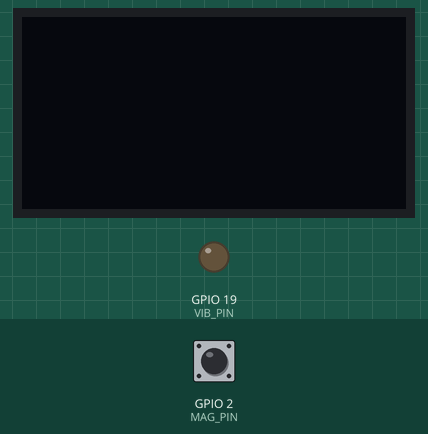
Recording of a sketch running on a simulated ESP32. Shown: 128×64 one-colour display, output pins drawn as LEDs (lit = HIGH). Inputs (shaded band) come from the test bench; at power-on: GPIO 2 (MAG_PIN) HIGH. Random numbers use the default seed unless the sketch sets one; the audio player accepts every command and is not drawn.

Above: at 1.7 s.
1.8 s: GPIO 2 (MAG_PIN) pulled LOW for 3.2 s
At 3.19 s:
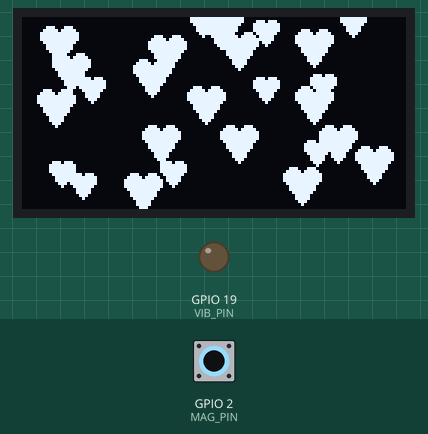
At 23.51 s:
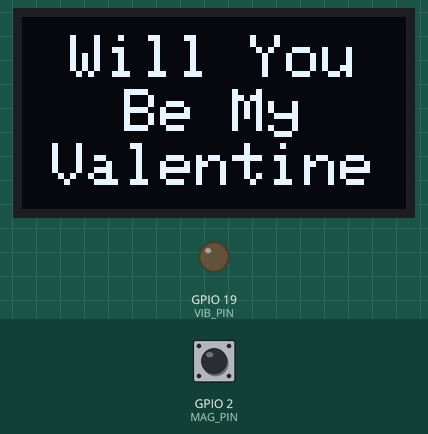
Timing chart, 0 to 24.7 s (numbered marks = the images above; inputs shaded):
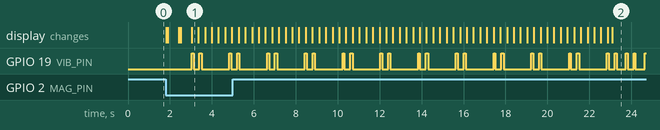

The sketch:

LOVE_BOX_BASIC.ino
```cpp
/* =========== Libraries =========== */
#include <Wire.h>
#include <Adafruit_GFX.h>
#include <Adafruit_SSD1306.h>
#include <DFRobotDFPlayerMini.h>
#include <Adafruit_NeoPixel.h>

/* =========== Pins =========== */
#define OLED_SDA 6
#define OLED_SCL 7

#define SCREEN_WIDTH 128
#define SCREEN_HEIGHT 64
#define OLED_RESET -1

#define MAG_PIN 2
#define BUSY 21

#define LED_PIN 18
#define NUM_LEDS 10
#define VIB_PIN 19

/* =========== Objects =========== */
Adafruit_SSD1306 display(SCREEN_WIDTH, SCREEN_HEIGHT, &Wire, OLED_RESET);
Adafruit_NeoPixel pixels(NUM_LEDS, LED_PIN, NEO_GRB + NEO_KHZ800);

HardwareSerial dfSerial(1);
DFRobotDFPlayerMini dfPlayer;

/* =========== State =========== */
bool musicPlayingStart = false;
bool music2PlayingStart = false;
bool second = false;
bool magState_ON = false;
bool first = false;
unsigned long last;
bool start = false;

/* =========== Hearts =========== */
#define HEART_COUNT 30

struct Heart {
  int x, y;
  uint8_t size, speed;
};

Heart hearts[HEART_COUNT];

unsigned long lastFrame = 0;
const unsigned long frameInterval = 40;
unsigned long lastTextFrame = 0;

bool heartbeatEnabled = false;

unsigned long hbStartTime = 0;

// timings (ms)
const uint16_t BEAT_INTERVAL = 900;
const uint16_t DECAY_TIME   = 250;

// brightness
const uint8_t PEAK_BRIGHT   = 255;
const uint8_t MIN_BRIGHT    = 30;

// motor pulse time
const uint16_t MOTOR_PULSE  = 80;

void heartbeatEffect(unsigned long now) {

  if (!heartbeatEnabled) {
    pixels.clear();
    pixels.show();
    digitalWrite(VIB_PIN, LOW);
    return;
  }

  if (hbStartTime == 0) hbStartTime = now;

  unsigned long t = (now - hbStartTime) % BEAT_INTERVAL;

  uint8_t brightness = MIN_BRIGHT;
  bool motorOn = false;

  // ---- LUB (sudden peak) ----
  if (t < 10) {
    brightness = PEAK_BRIGHT;
    motorOn = true;
  }
  // ---- LUB decay ----
  else if (t < DECAY_TIME) {
    brightness = map(t, 10, DECAY_TIME, PEAK_BRIGHT, MIN_BRIGHT);
  }
  // ---- DUB (sudden peak) ----
  else if (t >= DECAY_TIME + 120 && t < DECAY_TIME + 130) {
    brightness = PEAK_BRIGHT;
    motorOn = true;
  }
  // ---- DUB decay ----
  else if (t < DECAY_TIME + 350) {
    brightness = map(t, DECAY_TIME + 130, DECAY_TIME + 350,
                     PEAK_BRIGHT, MIN_BRIGHT);
  }

  // apply LED
  pixels.fill(pixels.Color(brightness, 0, 0));
  pixels.show();

  // motor control (pulse only)
  static unsigned long motorTimer = 0;
  if (motorOn) {
    digitalWrite(VIB_PIN, HIGH);
    motorTimer = now;
  }
  if (digitalRead(VIB_PIN) == HIGH && now - motorTimer > MOTOR_PULSE) {
    digitalWrite(VIB_PIN, LOW);
  }
}


/* =========== Heart Draw =========== */
void drawHeart(int x, int y, uint8_t s) {
  display.fillCircle(x - s, y, s, SSD1306_WHITE);
  display.fillCircle(x + s, y, s, SSD1306_WHITE);
  display.fillTriangle(
    x - (2 * s), y,
    x + (2 * s), y,
    x, y + (3 * s),
    SSD1306_WHITE
  );
}

/* =========== Setup =========== */
void setup() {
  Serial.begin(9600);

  pinMode(MAG_PIN, INPUT_PULLUP);
  pinMode(VIB_PIN, OUTPUT);
  pinMode(BUSY, INPUT_PULLUP);

  Wire.begin(OLED_SDA, OLED_SCL);
  display.begin(SSD1306_SWITCHCAPVCC, 0x3C);
  display.clearDisplay();

  dfSerial.begin(9600, SERIAL_8N1, 17, 16);
  if (dfPlayer.begin(dfSerial)) {
    dfPlayer.volume(25);
  }

  randomSeed(analogRead(0));

  for (int i = 0; i < HEART_COUNT; i++) {
    hearts[i] = {
      random(10, SCREEN_WIDTH - 10),
      random(SCREEN_HEIGHT),
      random(2, 4),
      random(1, 3)
    };
  }
  display.clearDisplay();
  display.display();
}

/* =========== Loop =========== */
void loop() {
  unsigned long now = millis();
  heartbeatEffect(now);

  if (now - last >= 200 && digitalRead(MAG_PIN) == LOW && !first && !start)
  {
    heartbeatEnabled = true;
    musicPlayingStart = true;
    first = true;
    last = millis();
    start = true;
  }

if (musicPlayingStart == true && start == true)
    lovePatterns(now);

  if (now - last >= 20000 && !music2PlayingStart && start == true){
    display.clearDisplay();
    display.display();
    showCenteredText();
    musicPlayingStart = false;
    music2PlayingStart = true;
  }

  if (now-last >= 60000 && start == true)
  {
    display.clearDisplay();
    display.display();
    heartbeatEnabled = false;
    first = false;
    music2PlayingStart = false;
    start = false;
  }
}

/* =========== Love Animation (NON-BLOCKING) =========== */
void lovePatterns(unsigned long now) {
  if (now - lastFrame < frameInterval) return;
  lastFrame = now;

  display.clearDisplay();

  for (int i = 0; i < HEART_COUNT; i++) {
    drawHeart(hearts[i].x, hearts[i].y, hearts[i].size);
    hearts[i].y -= hearts[i].speed;

    if (hearts[i].y < -10) {
      hearts[i].y = SCREEN_HEIGHT + random(10, 30);
      hearts[i].x = random(10, SCREEN_WIDTH - 10);
      hearts[i].size = random(2, 4);
      hearts[i].speed = random(1, 3);
    }
  }

  display.display();
}

void oledText(const char* text, int x = 0, int y = 0, uint8_t size = 1) {
  display.clearDisplay();
  display.setTextSize(size);
  display.setTextColor(SSD1306_WHITE);
  display.setCursor(x, y);
  display.println(text);
  display.display();
}

void showCenteredText() {
  display.clearDisplay();
  display.setTextSize(2);                 // medium size
  display.setTextColor(SSD1306_WHITE);

  const char* lines[] = {
    "Will You",
    "Be My",
    "Valentine"
  };

  const uint8_t lineCount = 3;

  int16_t x1, y1;
  uint16_t w, h;

  // height of one line
  display.getTextBounds("Test", 0, 0, &x1, &y1, &w, &h);

  int totalTextHeight = lineCount * h + (lineCount - 1) * 2;
  int startY = (SCREEN_HEIGHT - totalTextHeight) / 2;

  for (int i = 0; i < lineCount; i++) {
    display.getTextBounds(lines[i], 0, 0, &x1, &y1, &w, &h);
    int x = (SCREEN_WIDTH - w) / 2;
    int y = startY + i * (h + 2);

    display.setCursor(x, y);
    display.println(lines[i]);
  }

  display.display();
}
```

Measured:
- after the input at 1.8 s, GPIO 19 (VIB_PIN): LOW → HIGH after 1.2 s, → LOW 0.09 s later, → HIGH 0.28 s later, → LOW 0.11 s later, … (53 changes in this stretch); the display: first changes at once (image 1 shows a later state)
